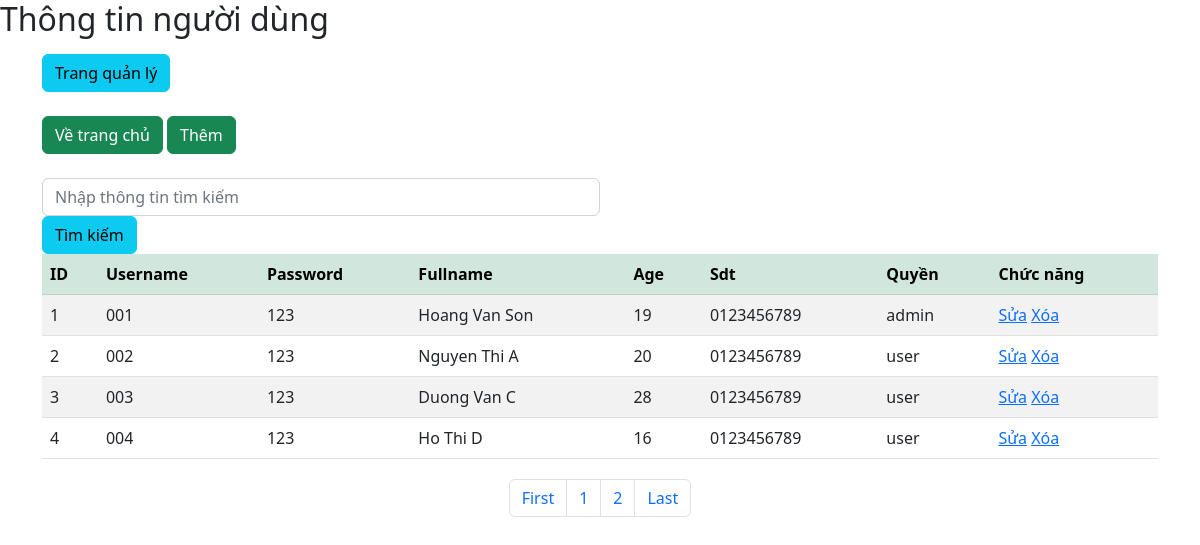
The page /view/user.php on the database its author committed.
### tables this page shows
CREATE TABLE `user` (
  `username` varchar(50) NOT NULL,
  `password` varchar(50) NOT NULL,
  `fullname` varchar(50) NOT NULL,
  `age` int(5) NOT NULL,
  `sdt` varchar(20) NOT NULL,
  `id` int(11) NOT NULL,
  `role` varchar(20) NOT NULL
);

### help/helper.php (called while the page is built, shortened)
<?php
class Helper {
    public static function Paginate($sql_name, $limit_a_page,$page){
        $db = new Database;
        $conn = $db->conn();
        $page_first_result = ($page-1)*$limit_a_page;
        $sql = "SELECT * FROM $sql_name";
        $result = $conn->query($sql);
        $number_of_result = mysqli_num_rows($result);
        $number_of_page = ceil($number_of_result/$limit_a_page);
        $sql = "SELECT * FROM $sql_name LIMIT $page_first_result,$limit_a_page";
        return [
            'sql' => $sql,
            'number_page' => $number_of_page
        ];
    }
};
?>

### view/user.php (the view, shortened to what this page needs)
<?php
  require_once (realpath($_SERVER["DOCUMENT_ROOT"]).'\web\help\helper.php');
?>
<!DOCTYPE html>
<html lang="en">
<head>
  <link href="https://cdn.jsdelivr.net/npm/bootstrap@5.2.3/dist/css/bootstrap.min.css" rel="stylesheet">
</head>
<body>
<h2>Thông tin người dùng</h2>
<div class="container mt-3">
  <a href="http://localhost/web/quanly.php" class="btn btn-info">Trang quản lý</a> <br><br>
  <a class="btn btn-success" href="http://localhost/web">Về trang chủ</a>
  <a class="btn btn-success" href="http://localhost/web/view/register.php">Thêm</a>
  <br><br>
    <form action="http://localhost/web/view/user_all.php" method="post">
        <div class="col-md-6">
        <input type="text" name="search" class="form-control" placeholder='Nhập thông tin tìm kiếm' value="">
        <button class="btn btn-info">Tìm kiếm</button>
        </div>
    </form>
    <table class="table table-striped">
      <thead class="table-success">
        <tr>
          <th>ID</th>
          <th>Username</th>
          <th>Password</th>
          <th>Fullname</th>
          <th>Age</th>
          <th>Sdt</th>
          <th>Quyền</th>
          <th>Chức năng</th>
        </tr>
      </thead>
      <tbody>
      <?php
      if(!isset($_GET['page'])){
        $page=1;
      }else{
        $page=$_GET['page'];
      }
      $sql = Helper::Paginate('user',4,$page)['sql'];
      $number_page = Helper::Paginate('user',4,$page)['number_page'];
      $result = $conn->query($sql);
      while($row=$result->fetch_assoc()){
      ?>
        <tr>
          <td><?php echo $row["id"]; ?></td>
          <td><?php echo $row["username"]; ?></td>
          <td><?php echo $row["password"]; ?></td>
          <td><?php echo $row["fullname"]; ?></td>
          <td><?php echo $row["age"]; ?></td>
          <td><?php echo $row["sdt"]; ?></td>
          <td><?php echo $row["role"]; ?></td>
          <td>
              <a href="http://localhost/web/view/sua_user.php?id=<?= $row['id']; ?>">Sửa</a>
              <a href="http://localhost/web/controller/xoa_user.php?id=<?= $row['id']; ?>">Xóa</a>
          </td>
        </tr>
      <?php
      }
      ?>
      </tbody>
    </table>
  <ul class="pagination justify-content-center" style="margin:20px 0">
    <li class="page-item"><a class="page-link" href="http://localhost/web/view/user.php?page=1">First</a></li>
    <?php
    for($page = 1; $page<= $number_page; $page++){
    ?>
    <li class="page-item"><a class="page-link" href="http://localhost/web/view/user.php?page=<?=$page?>"> <?=$page?> </a></li>
    <?php
    }
    ?>
    <li class="page-item"><a class="page-link" href="http://localhost/web/view/user.php?page=<?=$number_page?>">Last</a></li>
  </ul>
</div>
</body>
</html>

### rows shown on the page
user: id "1", username "001", password "123", fullname "Hoang Van Son", age "19", sdt "0123456789", role "admin"
user: id "2", username "002", password "123", fullname "Nguyen Thi A", age "20", sdt "0123456789", role "user"
user: id "3", username "003", password "123", fullname "Duong Van C", age "28", sdt "0123456789", role "user"
user: id "4", username "004", password "123", fullname "Ho Thi D", age "16", sdt "0123456789", role "user"
